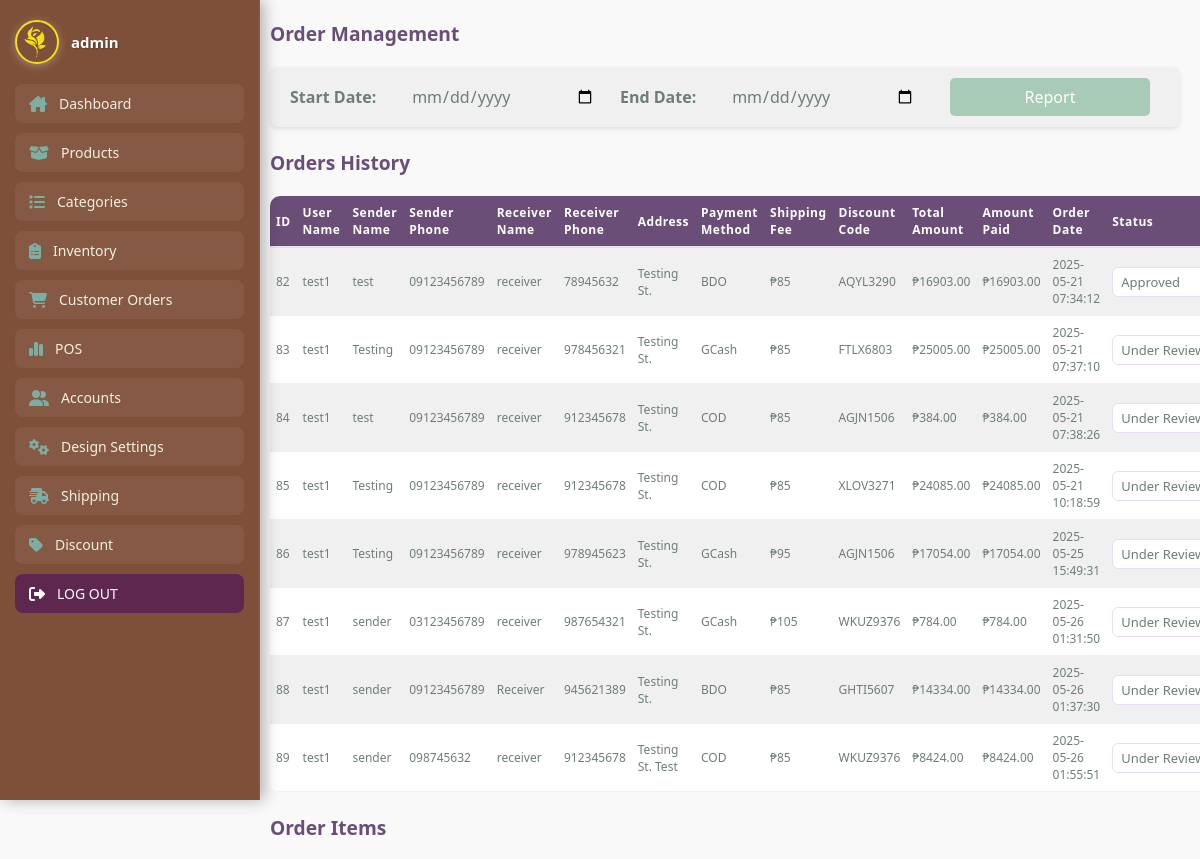
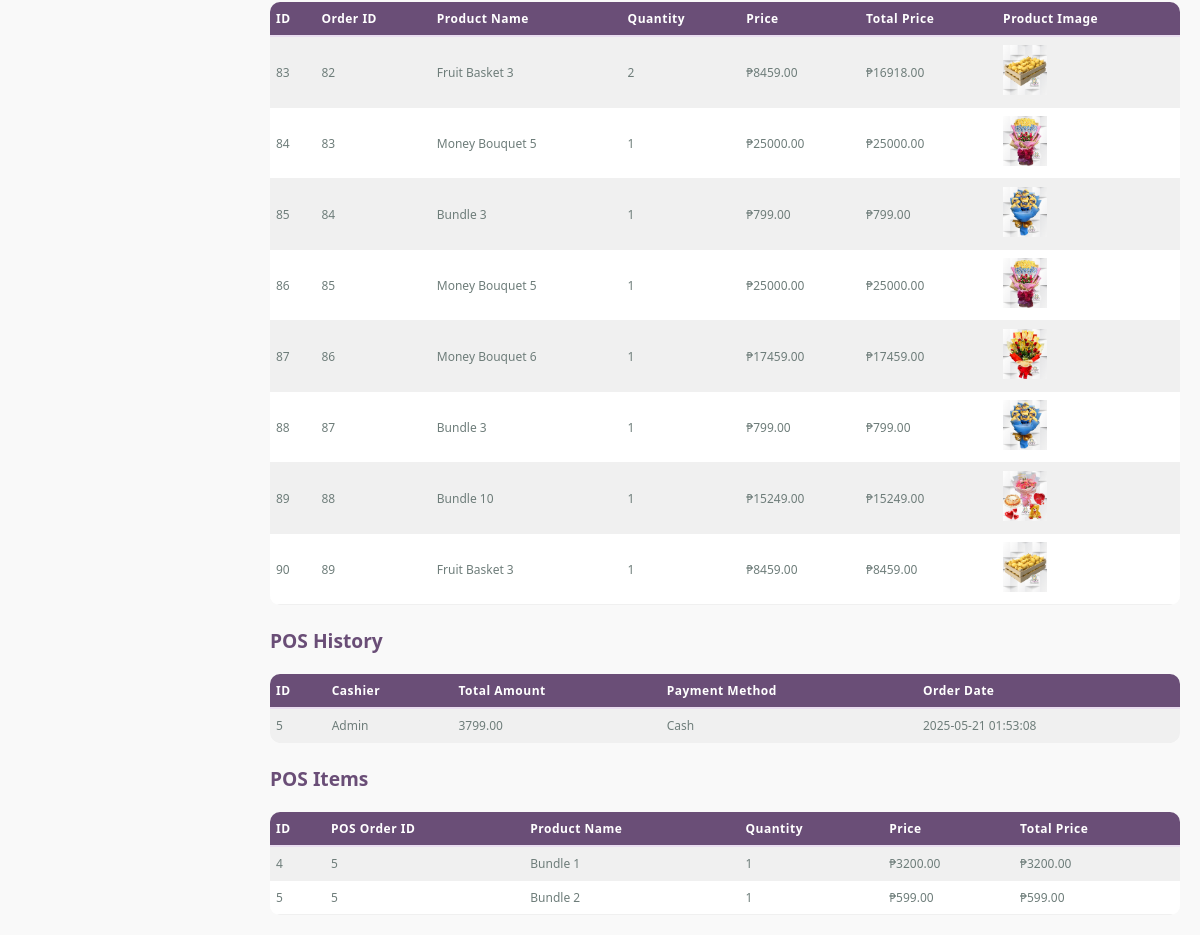
The page /php/orders.php on the database its author committed (2 pictures, top to bottom).
### tables this page shows
CREATE TABLE `orders` (
  `id` int(11) NOT NULL,
  `user_name` varchar(255) NOT NULL,
  `sender_name` varchar(255) NOT NULL,
  `sender_phone` varchar(20) NOT NULL,
  `address` varchar(255) NOT NULL,
  `payment_method` varchar(50) NOT NULL,
  `total_amount` decimal(10,2) NOT NULL,
  `order_date` timestamp NOT NULL DEFAULT current_timestamp(),
  `status` varchar(255) DEFAULT 'Under Review',
  `custom_letter` text DEFAULT NULL,
  `region_id` int(11) NOT NULL,
  `discount_code` varchar(255) NOT NULL,
  `receiver_name` varchar(255) NOT NULL,
  `receiver_phone` int(11) NOT NULL,
  `shipping_status` varchar(255) NOT NULL DEFAULT 'Pending'
);

CREATE TABLE `shipping` (
  `id` int(11) NOT NULL,
  `address` varchar(255) NOT NULL,
  `fee` int(11) NOT NULL
);

CREATE TABLE `order_items` (
  `id` int(11) NOT NULL,
  `order_id` int(11) NOT NULL,
  `product_name` varchar(255) NOT NULL,
  `quantity` int(11) NOT NULL,
  `price` decimal(10,2) NOT NULL,
  `total_price` decimal(10,2) NOT NULL,
  `product_image` varchar(255) DEFAULT NULL
);

CREATE TABLE `pos_orders` (
  `id` int(11) NOT NULL,
  `cashier_name` varchar(255) NOT NULL,
  `total_amount` decimal(10,2) NOT NULL,
  `payment_method` varchar(50) DEFAULT NULL,
  `order_date` timestamp NOT NULL DEFAULT current_timestamp()
);

CREATE TABLE `pos_order_items` (
  `id` int(11) NOT NULL,
  `pos_order_id` int(11) NOT NULL,
  `product_id` int(11) NOT NULL,
  `product_name` varchar(255) DEFAULT NULL,
  `quantity` int(11) NOT NULL,
  `price` decimal(10,2) DEFAULT NULL,
  `total_price` decimal(10,2) DEFAULT NULL
);

### php/orders.php (the view, shortened to what this page needs)
<?php
include('admin-nav.php');
?>
<!DOCTYPE html>
<html lang="en">
<head>
    <link rel="stylesheet" href="../css/orders.css">
</head>
<body>
<div class="main-container">
    <div class="content-wrapper">
    <div class="all">
        <h1 class="text1">Order Management</h1>
        <form method="GET" action="orders-report.php" class="date-report">
            <label for="start-date" class="text5">Start Date:</label>
            <input type="date" name="start-date" id="start-date" required />
            <label for="end-date" class="text5">End Date:</label>
            <input type="date" name="end-date" id="end-date" required />
            <input class="search-button" type="submit" name="search-btn" id="search-btn" value="Report">
        </form>
        <br><h1 class="text1">Orders History</h1>
        <table cellspacing="0" cellpadding="10" class="viewTable">
            <tr>
                <th>ID</th>
                <th>User Name</th>
                <th>Sender Name</th>
                <th>Sender Phone</th>
                <th>Receiver Name</th>
                <th>Receiver Phone</th>
                <th>Address</th>
                <th>Payment Method</th>
                <th>Shipping Fee</th>
                <th>Discount Code</th>
                <th>Total Amount</th>
                <th>Amount Paid</th>
                <th>Order Date</th>
                <th>Status</th>
            </tr>
            <?php
            require 'connection.php';
            $selectOrdersQuery = "SELECT * FROM orders";
            $ordersResult = mysqli_query($conn, $selectOrdersQuery);
            if ($ordersResult) {
                while ($order = mysqli_fetch_assoc($ordersResult)) {
                    $regionId = $order['region_id'];
                    $shippingFee = 'N/A';
                    $shippingQuery = "SELECT fee FROM shipping WHERE id = '$regionId'";
                    $shippingResult = mysqli_query($conn, $shippingQuery);
                    if ($shippingResult && mysqli_num_rows($shippingResult) > 0) {
                        $shippingData = mysqli_fetch_assoc($shippingResult);
                        $shippingFee = "₱" . $shippingData['fee'];
                    }
                    echo "<tr>";
                    echo "<td>" . $order['id'] . "</td>";
                    echo "<td>" . $order['user_name'] . "</td>";
                    echo "<td>" . $order['sender_name'] . "</td>";
                    echo "<td>" . $order['sender_phone'] . "</td>";
                    echo "<td>" . $order['receiver_name'] . "</td>";
                    echo "<td>" . $order['receiver_phone'] . "</td>";
                    echo "<td>" . $order['address'] . "</td>";
                    echo "<td>" . $order['payment_method'] . "</td>";
                    echo "<td>" . $shippingFee . "</td>";
                    echo "<td>" . $order['discount_code'] . "</td>";
                    echo "<td>₱" . $order['total_amount'] . "</td>";
                    echo "<td>₱" . $order['total_amount'] . "</td>";
                    echo "<td>" . $order['order_date'] . "</td>";
                    echo "<form method='POST' action=''>";
                    echo "<td>
                            <select name='status'>
                                <option value='Under Review'" . ($order['status'] == 'Under Review' ? ' selected' : '') . ">Under Review</option>
                                <option value='Approved'" . ($order['status'] == 'Approved' ? ' selected' : '') . ">Approved</option>
                                <option value='Declined'" . ($order['status'] == 'Declined' ? ' selected' : '') . ">Declined</option>
                                <option value='Cancelled'" . ($order['status'] == 'Cancelled' ? ' selected' : '') . ">Cancelled</option>
                            </select>
                        </td>";
                    echo "</form>";
                    echo "</tr>";
                }
            } else {
                echo "<tr><td colspan='10'>No orders found</td></tr>";
            }
            ?>
        </table>
        <br><h1 class="text1">Order Items</h1>
        <table cellspacing="0" cellpadding="10" class="viewTable">
            <tr>
                <th>ID</th>
                <th>Order ID</th>
                <th>Product Name</th>
                <th>Quantity</th>
                <th>Price</th>
                <th>Total Price</th>
                <th>Product Image</th>
            </tr>
            <?php
            $selectOrderItemsQuery = "SELECT * FROM order_items";
            $orderItemsResult = mysqli_query($conn, $selectOrderItemsQuery);
            if ($orderItemsResult) {
                while ($item = mysqli_fetch_assoc($orderItemsResult)) {
                    echo "<tr>";
                    echo "<td>" . $item['id'] . "</td>";
                    echo "<td>" . $item['order_id'] . "</td>";
                    echo "<td>" . $item['product_name'] . "</td>";
                    echo "<td>" . $item['quantity'] . "</td>";
                    echo "<td>₱" . $item['price'] . "</td>";
                    echo "<td>₱" . $item['total_price'] . "</td>";
                    echo "<td><img src='../img/" . $item['product_image'] . "' alt='Product Image' height='50px'></td>";
                    echo "</tr>";
                }
            } else {
                echo "<tr><td colspan='7'>No order items found</td></tr>";
            }
            ?>
        </table>
        <br><h1 class="text1">POS History</h1>
        <table cellspacing="0" cellpadding="10" class="viewTable">
            <tr>
                <th>ID</th>
                <th>Cashier</th>
                <th>Total Amount</th>
                <th>Payment Method</th>
                <th>Order Date</th>
            </tr>
            <?php
            require 'connection.php';
            $selectOrdersQuery = "SELECT * FROM pos_orders";
            $ordersResult = mysqli_query($conn, $selectOrdersQuery);
            if ($ordersResult) {
                while ($order = mysqli_fetch_assoc($ordersResult)) {
                    echo "<tr>";
                    echo "<td>" . $order['id'] . "</td>";
                    echo "<td>" . $order['cashier_name'] . "</td>";
                    echo "<td>" . $order['total_amount'] . "</td>";
                    echo "<td>" . $order['payment_method'] . "</td>";
                    echo "<td>" . $order['order_date'] . "</td>";
                    echo "</tr>";
                }
            } else {
                echo "<tr><td colspan='10'>No orders found</td></tr>";
            }
            ?>
        </table>
        <br><h1 class="text1">POS Items</h1>
        <table cellspacing="0" cellpadding="10" class="viewTable">
            <tr>
                <th>ID</th>
                <th>POS Order ID</th>
                <th>Product Name</th>
                <th>Quantity</th>
                <th>Price</th>
                <th>Total Price</th>
            </tr>
            <?php
            $selectOrderItemsQuery = "SELECT * FROM pos_order_items";
            $orderItemsResult = mysqli_query($conn, $selectOrderItemsQuery);
            if ($orderItemsResult) {
                while ($item = mysqli_fetch_assoc($orderItemsResult)) {
                    echo "<tr>";
                    echo "<td>" . $item['id'] . "</td>";
                    echo "<td>" . $item['pos_order_id'] . "</td>";
                    echo "<td>" . $item['product_name'] . "</td>";
                    echo "<td>" . $item['quantity'] . "</td>";
                    echo "<td>₱" . $item['price'] . "</td>";
                    echo "<td>₱" . $item['total_price'] . "</td>";
                    echo "</tr>";
                }
            } else {
                echo "<tr><td colspan='7'>No order items found</td></tr>";
            }
            ?>
        </table>
    </div>
    </div>
    </div>
</body>
</html>

### php/admin-nav.php (shortened to what this page needs)
<?php
require 'connection.php';
if (isset($_GET["newUsername"])) {
    $newAdminName = $_GET["newUsername"];
} else {
    if (isset($_SESSION['adminUsername'])) {
        $newAdminName = $_SESSION['adminUsername'];
    } else {
        $result = mysqli_query($conn, "SELECT username FROM admin WHERE email = 'admin@gmail.com'");
        if ($result && $row = mysqli_fetch_assoc($result)) {
            $newAdminName = $row['username'];
        } else {
            $newAdminName = "ADMIN";
        }
    }
}
$result = mysqli_query($conn, "SELECT image FROM admin WHERE username = '$newAdminName'");
if ($result && $row = mysqli_fetch_assoc($result)) {
    $profile_picture = $row['image'];
} else {
    $profile_picture = "default_image.jpg";
}
?>
<!DOCTYPE html>
<html lang="en">
<head>
    <link rel="stylesheet" href="../css/admin-nav.css">
    <link rel="stylesheet" href="https://cdnjs.cloudflare.com/ajax/libs/font-awesome/6.4.2/css/all.min.css" />
</head>
<body>
<div class="sidebar">
  <div class="sidebar-content">
    <a href="admin-account.php?newUsername=<?php echo urlencode($newAdminName); ?>" class="admin-profile">
      <img src="<?php echo $profile_picture; ?>" alt="Admin Profile">
      <span><?php echo $newAdminName; ?></span>
    </a>
    <nav class="nav-links">
      <a href="admin-dashboard.php" class="nav-btn">
        <i class="fa-solid fa-house-chimney"></i>
        <span>Dashboard</span>
      </a>
      <a href="add-product.php" class="nav-btn">
        <i class="fa-solid fa-box-open"></i>
        <span>Products</span>
      </a>
      <a href="category-management.php" class="nav-btn">
        <i class="fa-solid fa-list"></i>
        <span>Categories</span>
      </a>
      <a href="product-inventory.php" class="nav-btn">
        <i class="fa-solid fa-clipboard-list"></i>
        <span>Inventory</span>
      </a>
      <a href="orders.php" class="nav-btn">
        <i class="fa-solid fa-cart-shopping"></i>
        <span>Customer Orders</span>
      </a>
      <a href="pos.php" class="nav-btn">
        <i class="fa-solid fa-chart-simple"></i>
        <span>POS</span>
      </a>
      <a href="unlock-user.php" class="nav-btn">
        <i class="fa-solid fa-user-group"></i>
        <span>Accounts</span>
      </a>
      <a href="customer-design-setting.php" class="nav-btn">
        <i class="fa-solid fa-gears"></i>
        <span>Design Settings</span>
      </a>
      <a href="crud-shipping.php" class="nav-btn">
        <i class="fa-solid fa-truck-fast"></i>
        <span>Shipping</span>
      </a>
      <a href="crud-discounts.php" class="nav-btn">
        <i class="fa-solid fa-tag"></i>
        <span>Discount</span>
      </a>
      <a href="customer-landing-page.php" class="nav-btn logout">
        <i class="fa-solid fa-right-from-bracket"></i>
        <span>LOG OUT</span>
      </a>
    </nav>
  </div>
</div>
</body>
</html>

### css/admin-nav.css (style rules this page uses)
:root { --primary-yellow: #f1e217; --earth-brown: #713e24; --white: #ffffff; --leaf-green: #a3c585; --lavender-gray: #cbb4d4; --deep-plum: #5e2750; --light-beige: #f5f0e1; --dusty-blue: #7daea3; }
.sidebar { width: 260px; height: 100vh; position: fixed; top: 0; left: 0; background: rgba(113, 62, 36, 0.9); backdrop-filter: blur(12px); border-right: 1px solid rgba(255, 255, 255, 0.08); padding: 20px 15px; box-shadow: 4px 0 15px rgba(0, 0, 0, 0.3); display: flex; flex-direction: column; z-index: 999; overflow: hidden; }
.admin-profile { display: flex; align-items: center; gap: 12px; margin-bottom: 20px; text-decoration: none; color: var(--white); transition: transform 0.3s ease; flex-shrink: 0; }
.admin-profile img { width: 44px; height: 44px; border-radius: 50%; object-fit: cover; border: 2px solid var(--primary-yellow); box-shadow: 0 2px 8px rgba(255, 255, 255, 0.3); }
.admin-profile span { font-size: 15px; font-weight: bold; white-space: nowrap; text-shadow: 1px 1px 2px rgba(0, 0, 0, 0.3); }
.nav-links { display: flex; flex-direction: column; gap: 10px; flex-grow: 1; justify-content: start; flex-wrap: nowrap; overflow: hidden; }
.nav-btn { display: flex; align-items: center; gap: 12px; padding: 10px 14px; background-color: rgba(255, 255, 255, 0.05); border-radius: 8px; color: var(--light-beige); font-weight: 500; position: relative; text-decoration: none; transition: all 0.3s ease; overflow: hidden; font-size: 14px; flex-shrink: 0; }
.nav-btn::before { content: ""; position: absolute; left: 0; top: 0; height: 100%; width: 4px; background-color: var(--primary-yellow); opacity: 0; transition: opacity 0.3s ease; }
.nav-btn i { font-size: 16px; color: var(--dusty-blue); }
.logout { background: var(--deep-plum); color: var(--white); }
.logout i { color: var(--white); }

### css/orders.css (style rules this page uses)
:root { --floral-rose: #e89cae; --sage-green: #a8cbb7; --snow-white: #ffffff; --cloud-gray: #f0f0f0; --slate-gray: #6e7d7a; --rich-purple: #6a4e77; --light-lavender: #e9ddf0; --primary-yellow: #f1e217; --soft-shadow: rgba(106, 78, 119, 0.1); }
* { margin: 0; padding: 0; box-sizing: border-box; font-family: 'Segoe UI', Tahoma, Geneva, Verdana, sans-serif; }
body { background-color: #f9f9f9; color: #333; }
.main-container { display: flex; min-height: 100vh; width: 100%; }
.content-wrapper { margin-left: 250px; flex-grow: 1; padding: 20px; background-color: #f9f9f9; overflow-x: auto; }
.text1, .text4 { text-align: left; margin-bottom: 20px; color: var(--rich-purple); font-size: 1.2rem; font-weight: bold; }
.text5 { font-weight: bold; margin-right: 10px; }
.viewTable { width: 100%; border-collapse: separate; border-spacing: 0; background-color: var(--snow-white); border-radius: 10px; overflow: hidden; font-size: 12px; }
.viewTable th { background-color: var(--rich-purple); color: var(--snow-white); font-weight: bold; padding: 8px 6px; text-align: left; letter-spacing: 0.5px; border-bottom: 2px solid var(--light-lavender); }
.viewTable td { padding: 8px 6px; border-bottom: 1px solid var(--cloud-gray); color: var(--slate-gray); background-color: var(--snow-white); }
.viewTable tr:nth-child(even) td { background-color: var(--cloud-gray); }
.date-report { display: flex; align-items: center; justify-content: space-between; padding: 10px 20px; background-color: var(--cloud-gray); border-radius: 8px; box-shadow: 0 2px 4px rgba(0, 0, 0, 0.1); font-size: 1rem; color: var(--slate-gray); }
.date-report input { width: 200px; padding: 8px; border-radius: 5px; border: 1px solid var(--border-color); background-color: var(--bg-main); color: var(--text-main); font-size: 1rem; margin: 0 10px; }
#search-btn { padding: 8px 20px; background-color: var(--sage-green); color: white; border: none; border-radius: 5px; cursor: pointer; }
.viewTable select { padding: 4px 4px; font-size: 13px; border: 1px solid var(--light-lavender); border-radius: 6px; background-color: var(--snow-white); color: var(--slate-gray); cursor: pointer; transition: all 0.2s ease; max-width: 140px; }

### rows shown on the page
orders: id "82", user_name "test1", sender_name "test", sender_phone "09123456789", receiver_name "receiver", receiver_phone "78945632", address "Testing St.", payment_method "BDO", shipping.fee "₱85", discount_code "AQYL3290", total_amount "16903.00", order_date "2025-05-21 07:34:12", status "Approved"
orders: id "83", user_name "test1", sender_name "Testing", sender_phone "09123456789", receiver_name "receiver", receiver_phone "978456321", address "Testing St.", payment_method "GCash", shipping.fee "₱85", discount_code "FTLX6803", total_amount "25005.00", order_date "2025-05-21 07:37:10"
orders: id "84", user_name "test1", sender_name "test", sender_phone "09123456789", receiver_name "receiver", receiver_phone "912345678", address "Testing St.", payment_method "COD", shipping.fee "₱85", discount_code "AGJN1506", total_amount "384.00", order_date "2025-05-21 07:38:26"
orders: id "85", user_name "test1", sender_name "Testing", sender_phone "09123456789", receiver_name "receiver", receiver_phone "912345678", address "Testing St.", payment_method "COD", shipping.fee "₱85", discount_code "XLOV3271", total_amount "24085.00", order_date "2025-05-21 10:18:59", status "Under Review"
orders: id "86", user_name "test1", sender_name "Testing", sender_phone "09123456789", receiver_name "receiver", receiver_phone "978945623", address "Testing St.", payment_method "GCash", shipping.fee "₱95", discount_code "AGJN1506", total_amount "17054.00", order_date "2025-05-25 15:49:31"
orders: id "87", user_name "test1", sender_name "sender", sender_phone "03123456789", receiver_name "receiver", receiver_phone "987654321", address "Testing St.", payment_method "GCash", shipping.fee "₱105", discount_code "WKUZ9376", total_amount "784.00", order_date "2025-05-26 01:31:50"
orders: id "88", user_name "test1", sender_name "sender", sender_phone "09123456789", receiver_name "Receiver", receiver_phone "945621389", address "Testing St.", payment_method "BDO", shipping.fee "₱85", discount_code "GHTI5607", total_amount "14334.00", order_date "2025-05-26 01:37:30"
orders: id "89", user_name "test1", sender_name "sender", sender_phone "098745632", receiver_name "receiver", receiver_phone "912345678", address "Testing St. Test", payment_method "COD", shipping.fee "₱85", discount_code "WKUZ9376", total_amount "8424.00", order_date "2025-05-26 01:55:51", status "Under Review"
order_items: id "83", order "82", product_name "Fruit Basket 3", quantity "2", price "8459.00", total_price "16918.00", product_image (picture)
order_items: id "84", order "83", product_name "Money Bouquet 5", quantity "1", price "25000.00", total_price "25000.00", product_image (picture)
order_items: id "85", order "84", product_name "Bundle 3", quantity "1", price "799.00", total_price "799.00", product_image (picture)
order_items: id "86", order "85", product_name "Money Bouquet 5", quantity "1", price "25000.00", total_price "25000.00", product_image (picture)
order_items: id "87", order "86", product_name "Money Bouquet 6", quantity "1", price "17459.00", total_price "17459.00", product_image (picture)
order_items: id "88", order "87", product_name "Bundle 3", quantity "1", price "799.00", total_price "799.00", product_image (picture)
order_items: id "89", order "88", product_name "Bundle 10", quantity "1", price "15249.00", total_price "15249.00", product_image (picture)
order_items: id "90", order "89", product_name "Fruit Basket 3", quantity "1", price "8459.00", total_price "8459.00", product_image (picture)
pos_orders: id "5", cashier_name "Admin", total_amount "3799.00", payment_method "Cash", order_date "2025-05-21 01:53:08"
pos_order_items: id "4", pos_order "5", product_name "Bundle 1", quantity "1", price "3200.00", total_price "3200.00"
pos_order_items: id "5", pos_order "5", product_name "Bundle 2", quantity "1", price "599.00", total_price "599.00"

### other values the page prints
$newAdminName "admin"
